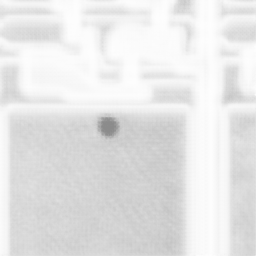
#> input picture images/all/3300_TB943601AT_TBAOLDC0_34_1059.445_-996.795__S_20190423_165326_0_a10_b.png, 256 x 256 px; its folder holds 4 pictures in this run
$ python test_seg.py   (older library calls are emulated)
#> lines starting #> are read from the running program, lines starting #| are printed output that depends on the picture; after the words box and inside, x2 and y2 are one past the last pixel; in counts of white or black regions, pixels touching at a corner belong together
### segImage.py
import numpy as np
from math import ceil
import cv2

"""
Given an image and its segmentation mask, plot the segment boundaries
input: input image
mask: input mask, noted that mask should be binary image whose shape identity with input image
return : return a numpy array with the boundary drawn
"""
def segImage(input, mask):
    boundaryWidth = 1
    boundaryColor = 'red'

    mask_np = np.array(mask, dtype=np.float64)
    # 对二值Mask求导
    [cx, cy] = np.gradient(mask_np)
    # ccc为二值矩阵，导数不为0的地方即是边界
    ccc = abs(cx)+abs(cy) != 0

    # [6 lines of commented-out code are left out]

    if boundaryColor == 'red':
        input[:,:,0] = np.minimum(input[:,:,0],~ccc) #B
        input[:,:,1] = np.minimum(input[:,:,1],~ccc) #G
        input[:,:,2] = np.maximum(input[:,:,2],ccc)  #R
    # elif boundaryColor =='black':
        # I(:,:,1) = min(I(:,:,1),~ccc);
        # I(:,:,2) = min(I(:,:,2),~ccc);
        # I(:,:,3) = min(I(:,:,3),~ccc);
    # else:
        # print('Does not recognize boundaryColor other than red and black');
        # I(:,:,1) = max(I(:,:,1),~ccc);
        # I(:,:,2) = max(I(:,:,2),~ccc);
        # I(:,:,3) = max(I(:,:,3),~ccc);
    return np.uint8(input*255)


# [2 lines that do not run on import are left out]

### test_seg.py
import os
import os.path as osp
import cv2
import numpy as np
from skimage import measure
from segImage import segImage
from math import ceil, floor

def imreconstruct(marker, mask, SE=np.ones([3,3])):
    """
    描述：以mask为约束，连续膨胀marker，实现形态学重建，其中mask >= marker
    参数：
        - marker 标记图像，单通道/三通道图像
        - mask   模板图像，与marker同型
        - conn   联通性重建结构元，参照：matlab::imreconstruct::conn参数，默认为8联通
    """
    while True:
        marker_pre = marker
        dilation = cv2.dilate(marker, kernel=SE)
        marker = np.min((dilation, mask), axis=0)
        if (marker_pre == marker).all():
            break
    return marker

def main():
    img_root = './images/all/'
    patch_names = [i for i in os.listdir(img_root)]

    kernel9 = cv2.getStructuringElement(cv2.MORPH_RECT,(9,9))
    for idx in range(0,len(patch_names)-3, 3):
        sal = cv2.imread(osp.join(img_root, patch_names[idx]))
#> sal is the input picture: shape (256, 256, 3); min 139, max 254, mean 229.1
        # read、toFloat、 norm
        tar = cv2.imread(osp.join(img_root, patch_names[idx+1]))
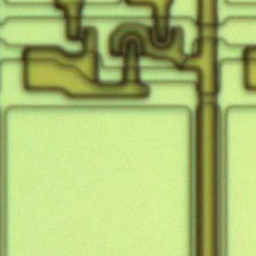
#> input picture images/all/3300_TB943601AT_TBAOLDC0_34_1059.445_-996.795__S_20190423_165326_0_fake_B.png, 256 x 256 px
#> tar is the input picture: shape (256, 256, 3); mean B, G, R 114.9, 192.3, 170.8
        tar = cv2.normalize(src=tar, dst=np.zeros(tar.shape), alpha=0, beta=1.0, norm_type=cv2.NORM_MINMAX, dtype=cv2.CV_64F)
        # read、toFloat、 norm
        ori = cv2.imread(osp.join(img_root, patch_names[idx+2]))
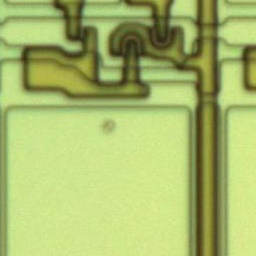
#> input picture images/all/3300_TB943601AT_TBAOLDC0_34_1059.445_-996.795__S_20190423_165326_0_real_A.png, 256 x 256 px
#> ori is the input picture: shape (256, 256, 3); mean B, G, R 108.6, 186.5, 168.7
        ori = cv2.normalize(src=ori, dst=np.zeros(ori.shape), alpha=0, beta=1.0, norm_type=cv2.NORM_MINMAX, dtype=cv2.CV_64F)

        DefSize = patch_names[idx].split('__')[1][0]
        if DefSize == 'S':
            ratio = 99
        elif DefSize == 'M':
            ratio = 98
        elif DefSize == 'L':
            ratio = 97
        else:
            ratio = 95

        diff = np.array((ori-tar) ** 2)
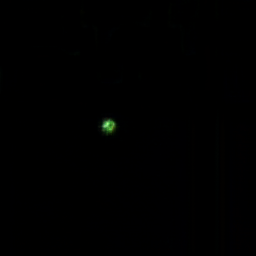
#> diff: shape (256, 256, 3) float64; mean B, G, R 0.00031, 0.000246, 0.000219; drawn with min black and max white
        diff = np.sum(diff, axis=2) # 三个通道合为一个通道
#> diff: shape (256, 256) float64

        _, diff_binary = cv2.threshold(diff, 0.05, 255, cv2.THRESH_BINARY)
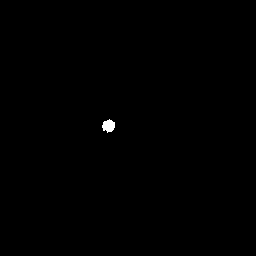
#> diff_binary: shape (256, 256) float64; 0.19% white; 1 white region, box (x1, y1, x2, y2) and area: (102, 119, 115, 133) 127
        # 二值图几乎都是黑色
        if(np.sum(diff_binary)<20):
            def_seg = ori
            # cv2.imwrite(osp.join('./py-result/'), def_seg)
            print(str(img) + ': No defect detected!')
            continue

        # 这里求分位数的结果与matlab有点不一样
        # diff中白色（1）为缺陷，黑色为背景（0）
        # np.percentile(diff, 99.8)即找到排在99.8%位置的像素值,也即找到最亮的像素值
        seed_thresh = min(np.percentile(diff, 99.8), 0.2)
#> seed_thresh = 0.0478
        grow_thresh = min(max(np.percentile(diff, ratio), 0.03), seed_thresh)
#> grow_thresh = 0.03

        _, marker = cv2.threshold(diff, seed_thresh, 255, cv2.THRESH_BINARY)
#> marker: shape (256, 256) float64; 0.2% white; 1 white region, box (x1, y1, x2, y2) and area: (102, 119, 116, 133) 132
        _, mask = cv2.threshold(diff, grow_thresh, 255, cv2.THRESH_BINARY)
#> mask: shape (256, 256) float64; 0.25% white; 1 white region, box (x1, y1, x2, y2) and area: (101, 119, 116, 134) 165
        # 区域生长的意义在什么地方？
        defect = imreconstruct(marker, mask)

        defect = cv2.morphologyEx(np.pad(defect, (4,4), mode='constant'), cv2.MORPH_CLOSE, kernel9, iterations=1)
#> defect: shape (264, 264) float64; 0.24% white; 1 white region, box (x1, y1, x2, y2) and area: (105, 123, 120, 138) 165
        defect = defect[5:-3, 5:-3]
#> defect: shape (256, 256) float64; 0.25% white; 1 white region

        stats = measure.regionprops(defect.astype(int))
#> stats = 1 regions; box (x1, y1, x2, y2) and area: (100, 118, 115, 133) 165
        for region in stats:
            # measure.regionprops的返回值的属性相关介绍太少！
            # filled_image:Binary region image with filled holes which has the same size as bounding box.
            # https://www.jianshu.com/p/1b90b549b50e
            defect[ceil(region.bbox[0]):floor(region.bbox[2]), ceil(region.bbox[1]):floor(region.bbox[3])] = region.filled_image


            # ========这里有待验证正确性==========
            if region.area < 10: # 如果缺陷面积小于10个像素，则填成黑色
                for xy in region.coords:
                    defect[xy[0], xy[1]] = 0
#> this loop made 1 pass
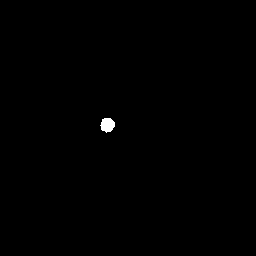
#> defect: shape (256, 256) float64; values 0 (black) and 1 (white), 0.25% white; 1 white region, box (x1, y1, x2, y2) and area: (100, 118, 115, 133) 165
            # ========这里有待验证正确性==========

        def_seg = segImage(ori, defect.astype('float64'));
#> in segImage, `[cx, cy] = np.gradient(mask_np)`:
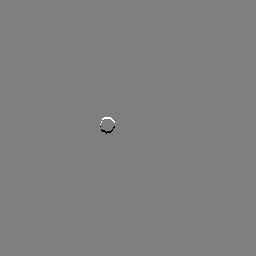
#> cx: shape (256, 256) float64; min -0.5, max 0.5, mean 0; drawn with min black and max white
#> in segImage, `ccc = abs(cx)+abs(cy) != 0`:
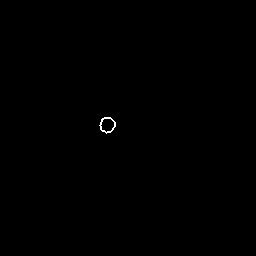
#> ccc: shape (256, 256) bool; 0.13% white in thin lines or dots, all inside (x1, y1, x2, y2) = (99, 117, 116, 134)
#> in segImage, `input[:,:,1] = np.minimum(input[:,:,1],~ccc)`: input: shape (256, 256, 3) float64; mean B, G, R 0.424, 0.76, 0.684
#> in segImage, `input[:,:,2] = np.maximum(input[:,:,2],ccc)`: input: shape (256, 256, 3) float64; mean B, G, R 0.424, 0.76, 0.684
        # cv2.imwrite('./py-result/'+ patch_names[idx+2], ori*255)
        cv2.imshow('', def_seg)
        cv2.waitKey(0)


if __name__ == '__main__':
    main()
